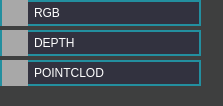
<?xml version="1.0" encoding="UTF-8"?>
<ui version="4.0">
 <class>typeselection</class>
 <widget class="QWidget" name="typeselection">
  <property name="geometry">
   <rect>
    <x>0</x>
    <y>0</y>
    <width>223</width>
    <height>106</height>
   </rect>
  </property>
  <property name="windowTitle">
   <string>Form</string>
  </property>
  <property name="styleSheet">
   <string notr="true">outline: none;
color: rgb(255, 255, 255);
background-color: rgb(62, 63, 63);</string>
  </property>
  <widget class="QCheckBox" name="checkBox">
   <property name="geometry">
    <rect>
     <x>0</x>
     <y>0</y>
     <width>201</width>
     <height>26</height>
    </rect>
   </property>
   <property name="styleSheet">
    <string notr="true">QCheckBox
{
	text-align: center;
	min-width: 60px; min-height: 22px;
   	background-color: rgb(50, 50, 63);
    color: white;
	border: 2px solid gray;
	border-color: rgb(35, 143, 159);
};

QCheckBox::indicator:unchecked
{
    border-style: solid;
    border-width: 1px;
    border-color: rgb(85, 255, 255);
    width: 24px;
    height: 24px;
    background-color: rgb(85, 170, 127);
};

QCheckBox::indicator:checked
{
    border-style: solid;
    border-width: 1px;
    border-color: red;
    width: 24px;
    height: 24px;
};

QCheckBox::indicator:hover
{
    border-style: solid;
    border-width: 1px;
    border-color: red;
    width: 24px;
    height: 24px;
    background-color: rgb(170, 170, 0);
}

QCheckBox::indicator:hover
{
    border-style: solid;
    border-width: 1px;
    border-color: red;
    width: 24px;
    height: 24px;
    background-color: rgb(170, 170, 0);
}

QCheckBox::indicator:uncheck:disable
{
    border-style: solid;
    border-width: 1px;
    width: 24px;
    height: 24px;
    background-color:rgb(168, 168, 168);
};

QCheckBox::indicator:indeterminate
{
    border-style: solid;
    border-width: 1px;
    width: 24px;
    height: 24px;
    background-color: rgb(255, 85, 0);
}




</string>
   </property>
   <property name="text">
    <string>RGB</string>
   </property>
   <property name="tristate">
    <bool>false</bool>
   </property>
  </widget>
  <widget class="QCheckBox" name="checkBox_2">
   <property name="geometry">
    <rect>
     <x>0</x>
     <y>30</y>
     <width>201</width>
     <height>26</height>
    </rect>
   </property>
   <property name="styleSheet">
    <string notr="true">QCheckBox
{
	text-align: center;
	min-width: 60px; min-height: 22px;
   	background-color: rgb(50, 50, 63);
    color: white;
	border: 2px solid gray;
	border-color: rgb(35, 143, 159);
};

QCheckBox::indicator:unchecked
{
    border-style: solid;
    border-width: 1px;
    border-color: rgb(85, 255, 255);
    width: 24px;
    height: 24px;
    background-color: rgb(85, 170, 127);
};

QCheckBox::indicator:checked
{
    border-style: solid;
    border-width: 1px;
    border-color: red;
    width: 24px;
    height: 24px;
};

QCheckBox::indicator:hover
{
    border-style: solid;
    border-width: 1px;
    border-color: red;
    width: 24px;
    height: 24px;
    background-color: rgb(170, 170, 0);
}

QCheckBox::indicator:hover
{
    border-style: solid;
    border-width: 1px;
    border-color: red;
    width: 24px;
    height: 24px;
    background-color: rgb(170, 170, 0);
}

QCheckBox::indicator:uncheck:disable
{
    border-style: solid;
    border-width: 1px;
    width: 24px;
    height: 24px;
    background-color:rgb(168, 168, 168);
};

QCheckBox::indicator:indeterminate
{
    border-style: solid;
    border-width: 1px;
    width: 24px;
    height: 24px;
    background-color: rgb(255, 85, 0);
}




</string>
   </property>
   <property name="text">
    <string>DEPTH</string>
   </property>
   <property name="tristate">
    <bool>false</bool>
   </property>
  </widget>
  <widget class="QCheckBox" name="checkBox_3">
   <property name="geometry">
    <rect>
     <x>0</x>
     <y>60</y>
     <width>201</width>
     <height>26</height>
    </rect>
   </property>
   <property name="styleSheet">
    <string notr="true">QCheckBox
{
	text-align: center;
	min-width: 60px; min-height: 22px;
   	background-color: rgb(50, 50, 63);
    color: white;
	border: 2px solid gray;
	border-color: rgb(35, 143, 159);
};

QCheckBox::indicator:unchecked
{
    border-style: solid;
    border-width: 1px;
    border-color: rgb(85, 255, 255);
    width: 24px;
    height: 24px;
    background-color: rgb(85, 170, 127);
};

QCheckBox::indicator:checked
{
    border-style: solid;
    border-width: 1px;
    border-color: red;
    width: 24px;
    height: 24px;
};

QCheckBox::indicator:hover
{
    border-style: solid;
    border-width: 1px;
    border-color: red;
    width: 24px;
    height: 24px;
    background-color: rgb(170, 170, 0);
}

QCheckBox::indicator:hover
{
    border-style: solid;
    border-width: 1px;
    border-color: red;
    width: 24px;
    height: 24px;
    background-color: rgb(170, 170, 0);
}

QCheckBox::indicator:uncheck:disable
{
    border-style: solid;
    border-width: 1px;
    width: 24px;
    height: 24px;
    background-color:rgb(168, 168, 168);
};

QCheckBox::indicator:indeterminate
{
    border-style: solid;
    border-width: 1px;
    width: 24px;
    height: 24px;
    background-color: rgb(255, 85, 0);
}




</string>
   </property>
   <property name="text">
    <string>POINTCLOD</string>
   </property>
   <property name="tristate">
    <bool>false</bool>
   </property>
  </widget>
 </widget>
 <resources/>
 <connections/>
</ui>
